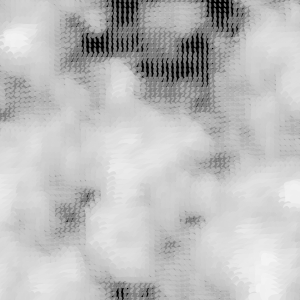
Frame 1 (no input)
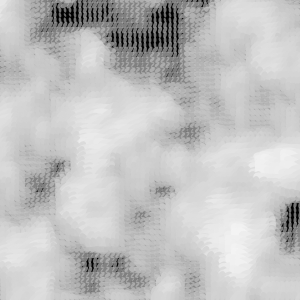
Frame 60 (the mouse pressed at the canvas centre just before this capture)
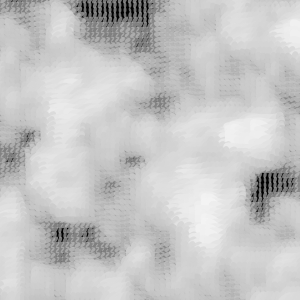
Frame 120 (the mouse held since frame 60 and released just before this capture)

The Processing sketch that drew these frames (run headless with seeded random() and noise(); from frame 60 on, the mouse is pressed at the canvas centre):

// Processing sketch: c_5_5_noise_animation
// ── c_5_5_noise_animation.pde
float xStart, xNoise, yStart, yNoise;

void setup() {
    // 描画ウィンドウの幅と高さを指定する
    size(300, 300);
    // 滑らかな描画（アンチエイリアス）を有効にする
    smooth();
    // 背景色を指定
    background(0);
    // フレームレートを指定
    frameRate(24);
    // シード値を設定
    xStart = random(10);
    yNoise = random(10);
}

void draw() {
    // 毎フレーム毎にbackgroundをクリアする
    background(0);

    // 毎フレーム毎にシード値を加算する   
    xStart += 0.01;
    yStart += 0.01;

    xNoise = xStart;
    yNoise = yStart;

    for (int y = 0; y <= height; y += 5) {
        // シード値に0.1を加算
        yNoise += 0.1;
        // 各列の開始時点でxNoiseをリセット
        xNoise = xStart;
        for (int x = 0; x <= width; x += 5) {
            // シード値に0.1を加算
            xNoise += 0.1;
            drawPoint(x, y, noise(xNoise, yNoise));
        }   
    }
}

void drawPoint(float x, float y, float noiseFactor) {
    // 現在の座標を保存する
    pushMatrix();
    // 座標（描画位置）の移動
    translate(x, y);
    // 座標を回転する
    rotate(noiseFactor * radians(540));
    float edgeSize = noiseFactor * 35;
    float grey = 150 + (noiseFactor * 120);
    float alph = 150 + (noiseFactor * 120);
    noStroke();
    fill(grey, alph);
    ellipse(0, 0, edgeSize, edgeSize / 2);
    // 保存した座標をとりだす
    popMatrix();
}
